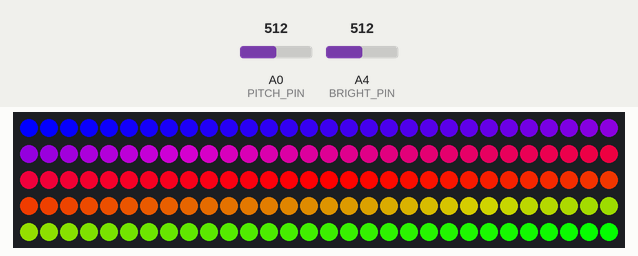
The sketch below on a simulated Arduino Uno, built with avr-gcc and run on an emulated ATmega328P. On the bench: 150 RGB LEDs in strip order, left to right, continuing on the next row. The inputs (shaded band) are chosen by the test bench; at power-on: A0 (PITCH_PIN) = 512, A4 (BRIGHT_PIN) = 512. Dim RGB values are drawn brighter than linear.

Above: at 1.6 s.
3.3 s: A0 (PITCH_PIN) set to 900
At 5.57 s:
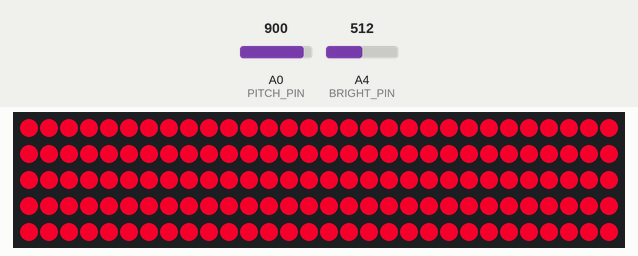
6.3 s: A0 (PITCH_PIN) set to 40
At 8.47 s:
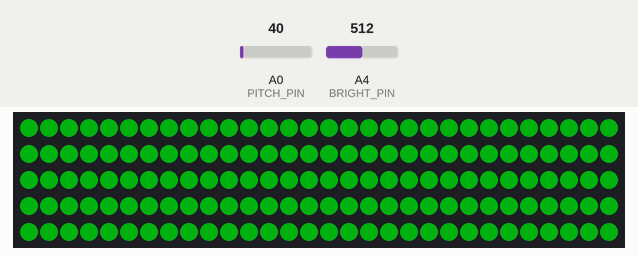
9.3 s: A4 (BRIGHT_PIN) set to 306
At 9.69 s:
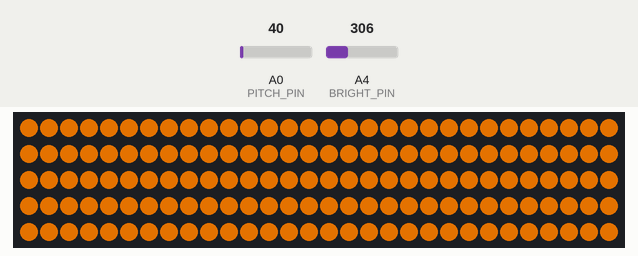
11.0 s: A0 (PITCH_PIN) set to 511
At 12.86 s:
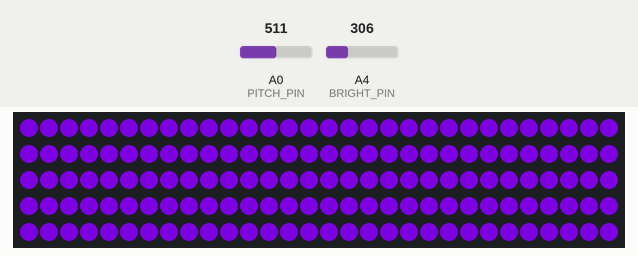
14.0 s: A4 (BRIGHT_PIN) set to 0
15.6 s: A4 (BRIGHT_PIN) set to 60
At 17.9 s:
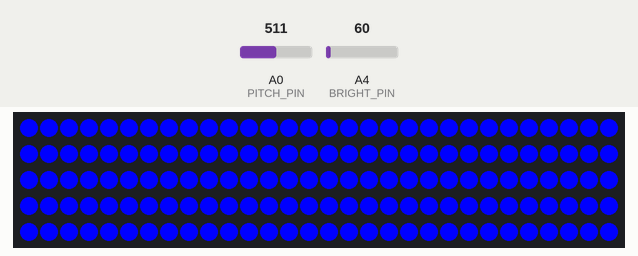
Timing chart, 0 to 19.3 s (numbered marks = the images above; inputs shaded):
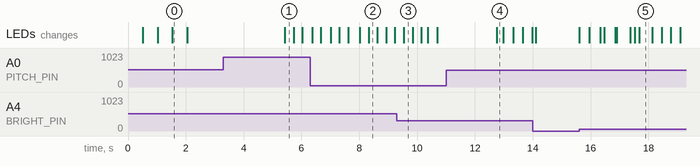

The sketch:

bump.ino
```cpp
/**
 * LED Music Visualizer
 * by Devon Crawford
 * using the FastLED library: http://fastled.io/
 * April 22, 2018
 * Watch the video: https://youtu.be/lU1GVVU9gLU
 */
#include "FastLED.h"

#define NUM_LEDS 150        // How many leds in your strip?
#define updateLEDS 8        // How many do you want to update every millisecond?
#define COLOR_SHIFT 180000  // Time for colours to shift to a new spectrum (in ms)
CRGB leds[NUM_LEDS];        // Define the array of leds
CRGB temp[NUM_LEDS];        // Define array for preset lights

// Define the digital I/O PINS..
#define DATA_PIN 6          // led data transfer
#define PITCH_PIN 0         // pitch input from frequency to voltage converter
#define BRIGHT_PIN 4        // brightness input from amplified audio signal

int maximum = 0;
int minimum = 50;
int countmax = 0;
int countmin = 0;
int lightson = 0;
double reduction = .6;

// Define color structure for rgb
struct color {
  int r;
  int g;
  int b;
};
typedef struct color Color;

void setup() {
  Serial.begin(9600);
  FastLED.addLeds<WS2812, DATA_PIN, GRB>(leds, NUM_LEDS);
  pinMode(A0, INPUT);
  pinMode(A0, INPUT);

  int z = 1;
  while(z <= 3)
  {
  for(int i = 0; i < NUM_LEDS; i++)
  {
    if(z==1){
    leds[i] = CRGB(255,0,0);}
    else if(z==2){
    leds[i] = CRGB(0,255,0);}
    else{
    leds[i] = CRGB(0,0,255);}
  }
  FastLED.show();
  delay(500);
  z++;
  }

  for(int i = 0; i < NUM_LEDS; i++)
    {
    if(i < NUM_LEDS/2)
    {
      int green = 255 * setLeds(i);
      leds[i] = CRGB(green,0,255-green);
      temp[i] = CRGB(green,0,255-green);
    }
    else
    {
      int green = 255 * setLeds((int)(i-(NUM_LEDS/2)));
      leds[i] = CRGB(255-green,green,0);
      temp[i] = CRGB(255-green,green,0);
    }
  }
  FastLED.show();
  delay(500);
}

void loop() {

  // Get the pitch and brightness to compute the new color
  int pitch = analogRead(PITCH_PIN);
  int brightness = analogRead(BRIGHT_PIN);

  if(pitch < minimum)
  {
    minimum=pitch;
  }
  else if(countmin == 20)
  {
    minimum = minimum + 40;
    countmin = 0;
  }
  if(pitch > maximum)
  {
    maximum=pitch;
  }
  else if(countmax == 20)
  {
    maximum = maximum - 40 ;
    countmax = 0;
  }
  countmax++;
  countmin++;

  lightson = lightson * reduction;
  if(brightness != 0) {
    int remaining = NUM_LEDS/2 - lightson;
    lightson = lightson + remaining * brightness;
  }

  Color nc = pitchConv(pitch, analogRead(BRIGHT_PIN));

  // Set the left most updateLEDs with the new color
  for(int i = 0; i < NUM_LEDS; i++) {
    if(i > (NUM_LEDS/2)-lightson+1 && i < (NUM_LEDS/2)+lightson){
      leds[i] = CRGB(nc.r, nc.g, nc.b);
    }
    else{
      leds[i] = CRGB(0,0,0);
    }
  }
  FastLED.show();

  //printColor(nc);
  delay(1);
}

/**
 * Converts the analog brightness reading into a percentage
 * 100% brightness is 614.. about 3 volts based on frequency to voltage converter circuit
 * The resulting percentage can simply be multiplied on the rgb values when setting our colors,
 * for example black is (0,0,0) so when volume is off we get 0v and all colors are black (leds are off)
 */
double convBrightness(int b) {
  double c = b / 614.0000;
  if( c < 0.07 ) {
    c = 0;
  }
  if( c >= 0.05 && c < 1)
  {
    c = pow(c,.5);
  }
  else if(c > 1) {
    c = 1.00;
  }
  return c;
}

/**
 * Creates a new color from pitch and brightness readings
 * int p         analogRead(pitch) representing the voltage between 0 and 5 volts
 * double b      analogRead(brightness) representing volume of music for LED brightness
 * returns Color structure with rgb values, which appear synced to the music
 */
Color pitchConv(int p, int b) {
  Color c;

  int loc = findLoc(p);
  CRGB light = temp[loc];

  setColor(&c, light.r, light.g, light.b);
  return c;
}

double setLeds(int i)
{
  double x = i;
  return 2*x/NUM_LEDS;
}

void setColor(Color *c, int r, int g, int b) {
  c->r = r;
  c->g = g;
  c->b = b;
}

// Prints color structure data
void printColor(Color c) {
  Serial.print("( ");
  Serial.print(c.r);
  Serial.print(", ");
  Serial.print(c.g);
  Serial.print(", ");
  Serial.print(c.b);
  Serial.println(" )");
}


int findLoc(int pitch)
{
  double p = pitch;
  return (p-minimum)*NUM_LEDS/(maximum-minimum);
}
```

Measured:
- after the input at 6.3 s, the LEDs: first differ from a run without the input after 2.0 s (image 2)
- after the input at 9.3 s, the LEDs: change after 0.24 s (image 3)
- after the input at 11.0 s, the LEDs: change after 1.8 s (image 4)
- after the input at 15.6 s, the LEDs: change at once (image 5)
- what the display in image 0 shows lasts 0.5 s, from 1.5 s to 2.0 s
